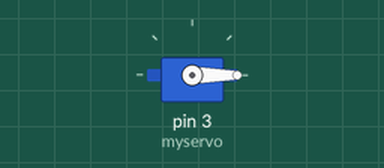
Recording of a sketch running on a simulated Arduino Uno, built with avr-gcc and run on an emulated ATmega328P. Parts: servo.

Above: at 0.05 s.
At 4.0 s:
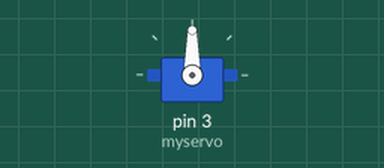
Timing chart, 0 to 5.2 s (numbered marks = the images above):
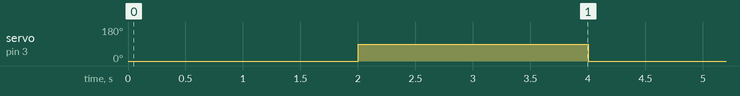

The sketch:

servo.ino
```cpp
/*
 Controlling a servo position using a potentiometer (variable resistor)
 by Michal Rinott <http://people.interaction-ivrea.it/m.rinott>

 modified on 8 Nov 2013
 by Scott Fitzgerald
 http://www.arduino.cc/en/Tutorial/Knob
*/

#include <Servo.h>

Servo myservo;  // create Servo object to control a servo
int pos = 0;

void setup() {
  myservo.attach(3);
}

void loop() {
  myservo.write(pos);

  if (pos == 0) {
    pos = 90;
  }
  else {
    pos = 0;
  }

  delay(2000);
}
```

Measured:
- by itself, servo on pin 3 (myservo): alternates 90° for 2.0 s and 0° for 2.0 s
